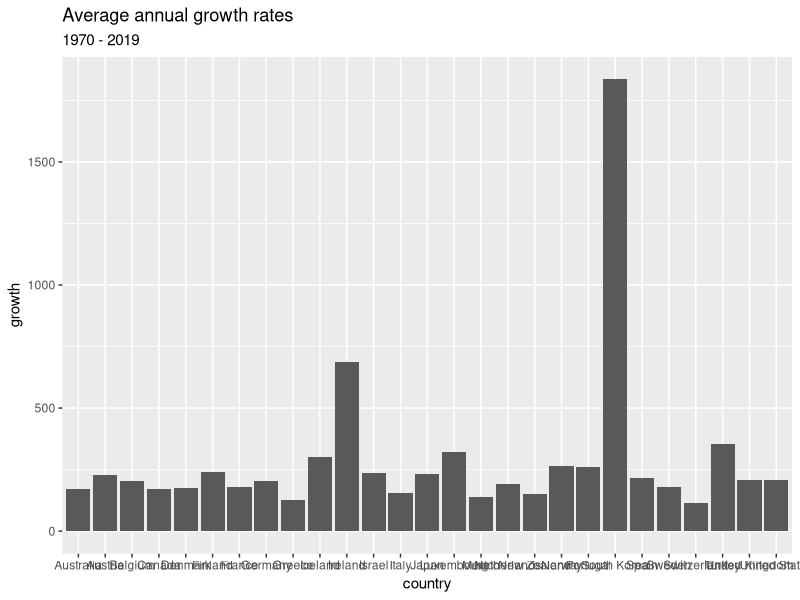
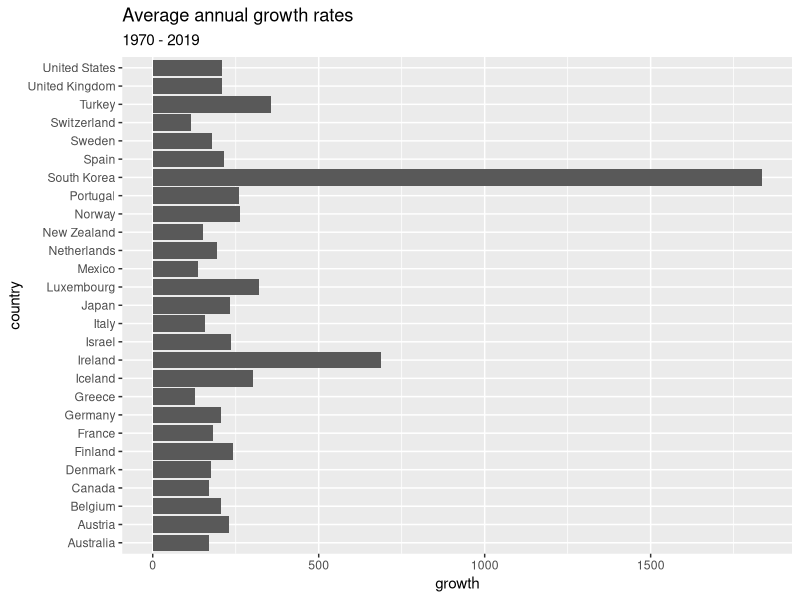
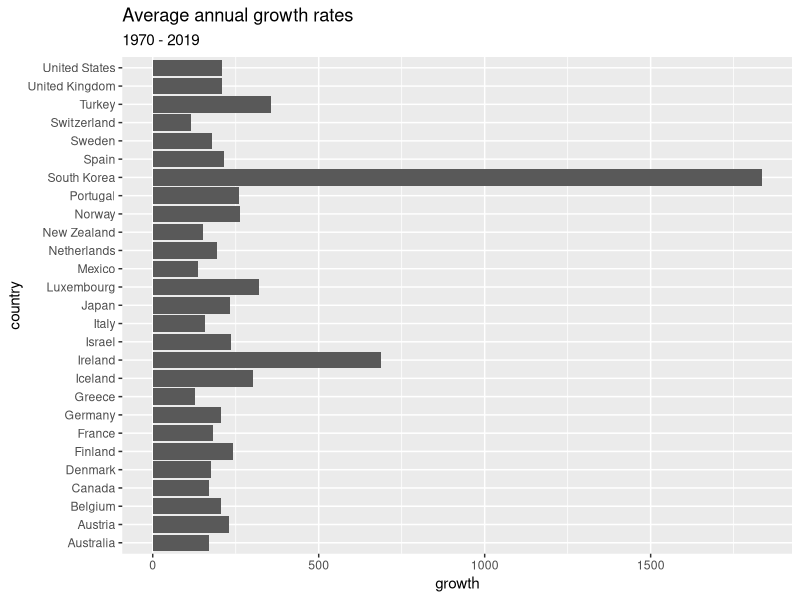

Generate these figures, in order, with R:
# Lecture 6

library(tidyverse)
library(readxl)


GDP_per_capita <- read_excel('./Data/GDP_Per_Capita_OT.xlsx', skip=4)
GDP_per_capita <- GDP_per_capita %>%
  slice(-1) %>%
  select(-2,-3) %>%
  rename(country = Time) %>%
  print()
  

GDP_per_capita_tidy <- GDP_per_capita %>%
  gather(key = 'year', value = 'level', -country) %>%
  print()

GDP_per_capita_tidy <- GDP_per_capita_tidy %>%
  mutate(level = as.numeric(level)) %>%
  print()

# g = (Y2/Y1)^(1/n)-1
avg_growth_rates <- GDP_per_capita_tidy %>%
  filter(year %in% c(1970, 2019)) %>%
  spread(key=year, value=level) %>%
  print()

avg_growth_rates <- avg_growth_rates %>%
  mutate(growth_rate = 100*((`2019`/`1970`)^(1/(2019-1970))-1)) %>%
  select(country, growth_rate)%>%
  na.omit() %>%
  print()


first_year <- min(as.numeric(GDP_per_capita_tidy$year))
last_year <- max(as.numeric(GDP_per_capita_tidy$year))

avg_growth_rates <- GDP_per_capita_tidy %>%
  filter(year %in% c(first_year, last_year)) %>%
  spread(key=year, value=level) %>%
  print()

avg_growth_rates %>%
  mutate(first_year_thousands = get(as.character(first_year)) / 1000) %>%
  print()

avg_growth_rates <- avg_growth_rates %>%
  mutate(growth = (100*(get(as.character(last_year))/get(as.character(first_year))^(1/(last_year / first_year))-1))) %>%
  select(country,growth) %>%
  na.omit() %>%
  print()


avg_growth_rates %>% 
  ggplot(aes(x=country, y=growth)) +
  geom_col() +
  ggtitle('Average annual growth rates',
          subtitle = paste(first_year, '-', last_year))

avg_growth_rates %>% 
  ggplot(aes(x=country, y=growth)) +
  geom_col() +
  coord_flip() +
  ggtitle('Average annual growth rates',
          subtitle = paste(first_year, '-', last_year))

avg_growth_rates %>% 
  ggplot(aes(x=country, y=growth)) +
  geom_col() +
  coord_flip() +
  ggtitle('Average annual growth rates',
          subtitle = paste(first_year, '-', last_year))


